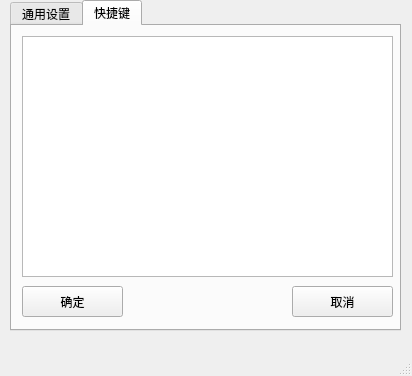
<?xml version="1.0" encoding="UTF-8"?>
<ui version="4.0">
 <class>Setting</class>
 <widget class="QMainWindow" name="Setting">
  <property name="geometry">
   <rect>
    <x>0</x>
    <y>0</y>
    <width>412</width>
    <height>376</height>
   </rect>
  </property>
  <property name="windowTitle">
   <string>MainWindow</string>
  </property>
  <widget class="QWidget" name="centralwidget">
   <widget class="QTabWidget" name="tabWidget">
    <property name="geometry">
     <rect>
      <x>10</x>
      <y>0</y>
      <width>391</width>
      <height>331</height>
     </rect>
    </property>
    <property name="layoutDirection">
     <enum>Qt::LeftToRight</enum>
    </property>
    <property name="currentIndex">
     <number>1</number>
    </property>
    <widget class="QWidget" name="tab">
     <attribute name="title">
      <string>通用设置</string>
     </attribute>
    </widget>
    <widget class="QWidget" name="tab_3">
     <attribute name="title">
      <string>快捷键</string>
     </attribute>
     <widget class="QTableView" name="tableView">
      <property name="geometry">
       <rect>
        <x>10</x>
        <y>10</y>
        <width>371</width>
        <height>241</height>
       </rect>
      </property>
     </widget>
     <widget class="QPushButton" name="pushButton_2">
      <property name="geometry">
       <rect>
        <x>280</x>
        <y>260</y>
        <width>101</width>
        <height>31</height>
       </rect>
      </property>
      <property name="text">
       <string>取消</string>
      </property>
     </widget>
     <widget class="QPushButton" name="pushButton_3">
      <property name="geometry">
       <rect>
        <x>10</x>
        <y>260</y>
        <width>101</width>
        <height>31</height>
       </rect>
      </property>
      <property name="text">
       <string>确定</string>
      </property>
     </widget>
    </widget>
   </widget>
  </widget>
  <widget class="QMenuBar" name="menubar">
   <property name="geometry">
    <rect>
     <x>0</x>
     <y>0</y>
     <width>412</width>
     <height>20</height>
    </rect>
   </property>
  </widget>
  <widget class="QStatusBar" name="statusbar"/>
 </widget>
 <resources/>
 <connections/>
</ui>
